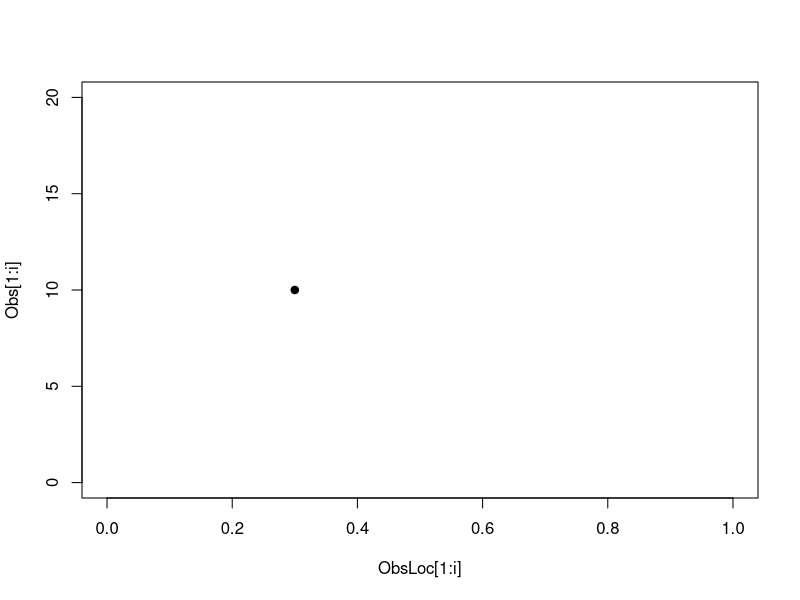
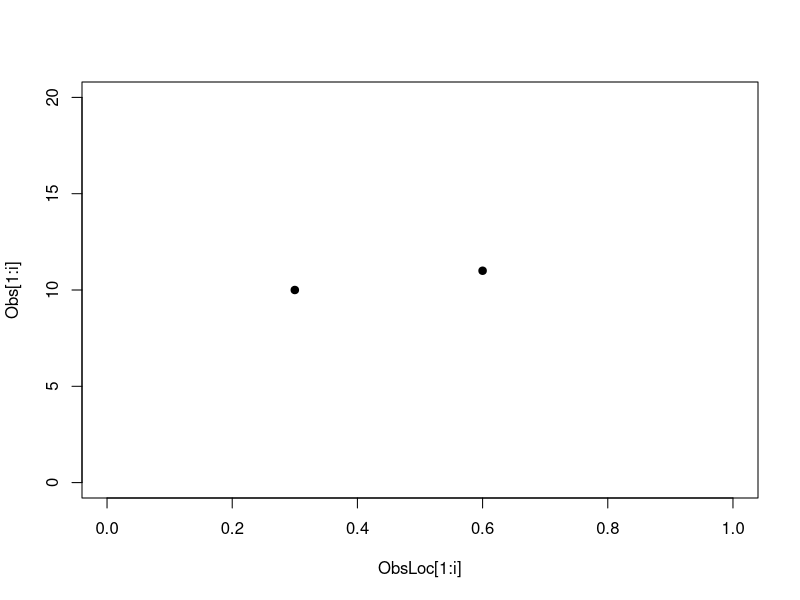
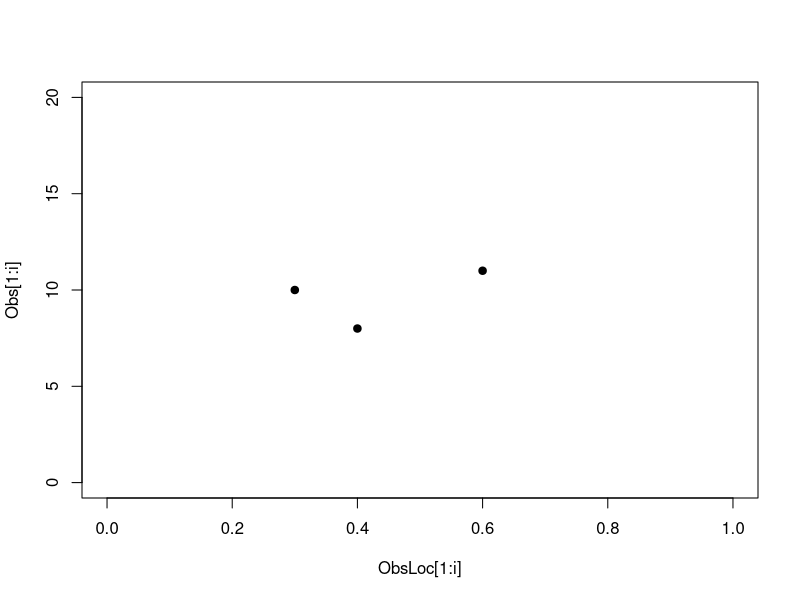
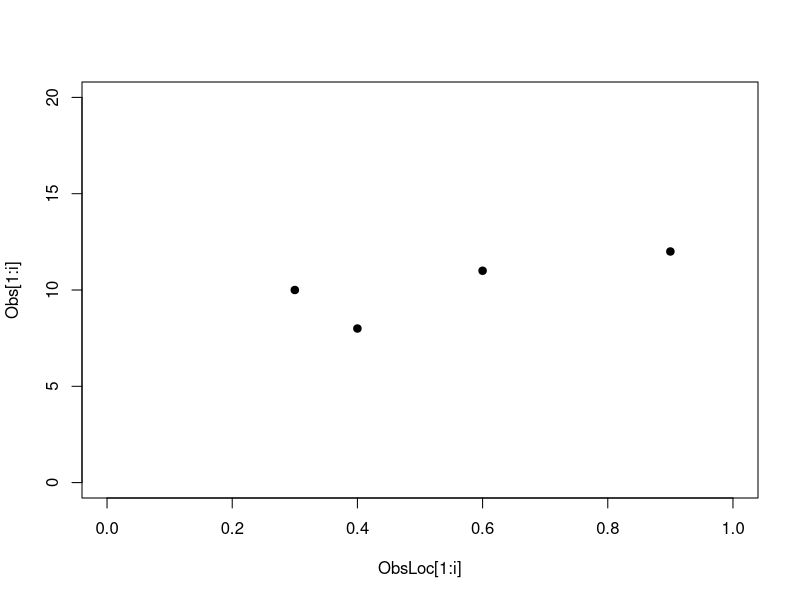
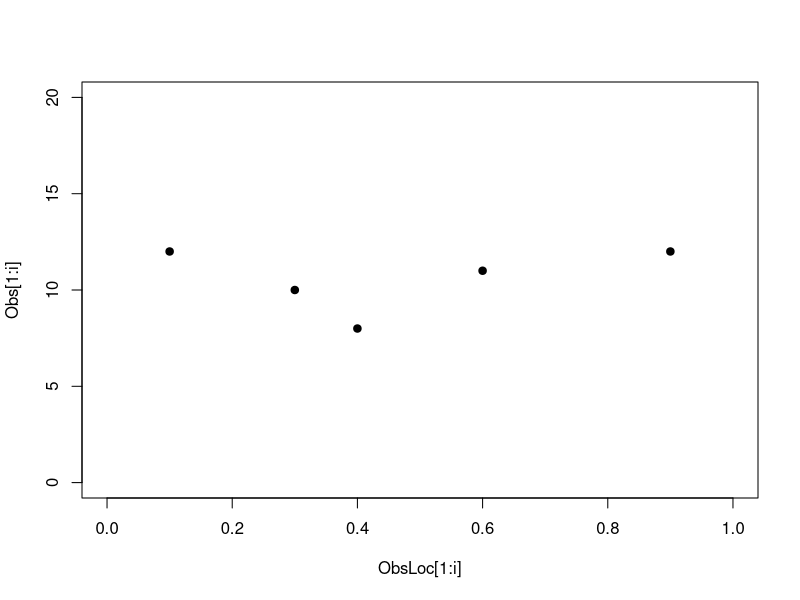
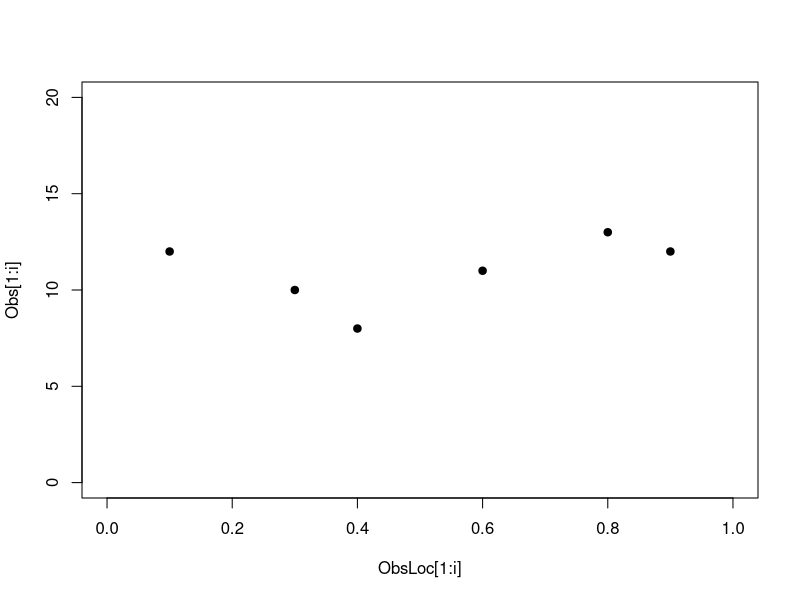
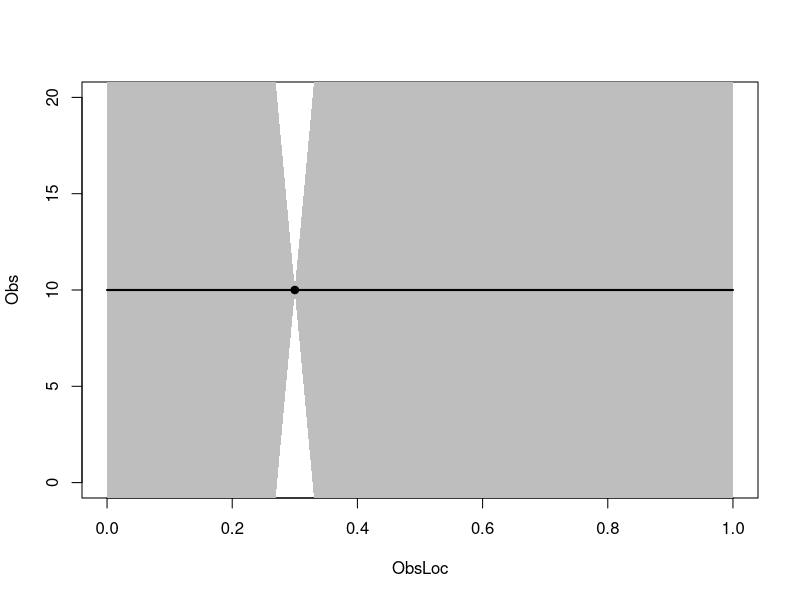
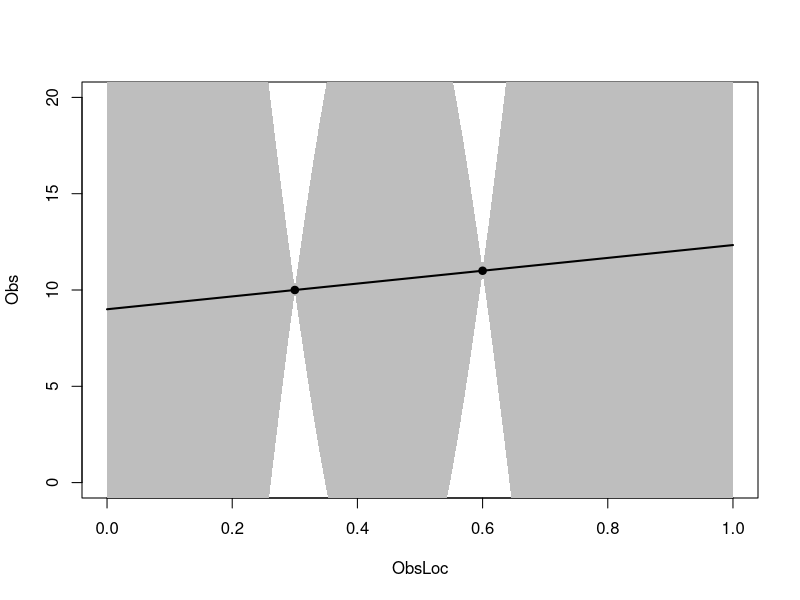

Recreate these plots in R, in order.
# gp.R
# script to demo simple GP emulation for 1 input and 1 output

# setup
Grid=seq(0,1,0.01)

# GP covariance kernel
K=function(d,scale=50,lengthScale=0.4)
{
  (scale^2)*exp(-(d/lengthScale)^2)
}

# fit a mean zero GP
GPAdjust=function(Grid,ObsLoc,Obs) 
{
  lG=length(Grid)
  lO=length(ObsLoc)
  All=c(Grid,ObsLoc)
  Dist=as.matrix(dist(All))
  Var=K(Dist)
  VG=Var[1:lG,1:lG]
  VO=Var[(lG+1):(lG+lO),(lG+1):(lG+lO)]
  CovGO=Var[1:lG,(lG+1):(lG+lO)]
  CovOG=t(CovGO)
  ViC=solve(VO,CovOG)
  AdjEx=t(ViC)%*%Obs
  AdjVar=VG-CovGO%*%ViC
  AdjVar=AdjVar+diag(rep((1e-6)*max(AdjVar),lG)) # numerical stability fudge
  list(Ex=as.vector(AdjEx),Var=AdjVar)
}

# fit a GP to the residuals from a linear regression fit
GPAdjustLR=function(Grid,ObsLoc,Obs) 
{
  Mod=lm(Obs~ObsLoc)
  Pred=predict(Mod,newdata=data.frame(ObsLoc=Grid))
  Raw=GPAdjust(Grid,ObsLoc,Mod$residuals)
  list(Ex=Raw$Ex+Pred,Var=Raw$Var)
}

# produce a plot illustrating the GP fit
plotAdjust=function(Grid,ObsLoc,Obs,...)
{
  plot(ObsLoc,Obs,xlim=range(Grid),pch=19,...)
  Adj=GPAdjustLR(Grid,ObsLoc,Obs)
  Var=diag(Adj$Var)
  Upper=Adj$Ex+2*sqrt(Var)
  Lower=Adj$Ex-2*sqrt(Var)
  polygon(c(Grid,rev(Grid),Grid[1]),c(Upper,rev(Lower),Upper[1]),col="gray",border=NA)
  lines(Grid,Adj$Ex,lwd=2)
  points(ObsLoc,Obs,pch=19)
}

# generate a sample from an adjusted object
sampleGP=function(Adj)
{
  L=t(chol(Adj$Var))
  Adj$Ex + L%*%rnorm(length(Adj$Ex))
}

# Now actually do some stuff...
ObsLoc=c(0.3,0.6,0.4,0.9,0.1,0.8)
Obs=c(10,11,8,12,12,13)

# Show data progressively
for (i in 1:length(Obs))
  plot(ObsLoc[1:i],Obs[1:i],xlim=range(Grid),pch=19,ylim=c(0,20))

# Show a progressive GP fit
for (i in 1:length(Obs))
  plotAdjust(Grid,ObsLoc[1:i],Obs[1:i],ylim=c(0,20))

# Now show some samples from a GP

for (i in 10^(0:2)) {
  plot(ObsLoc,Obs,xlim=range(Grid),pch=19,ylim=c(0,20))
  Adj=GPAdjustLR(Grid,ObsLoc,Obs)
  for (j in 1:i)
    lines(Grid,sampleGP(Adj),col="gray")
  points(ObsLoc,Obs,pch=19)
  }

# eof


